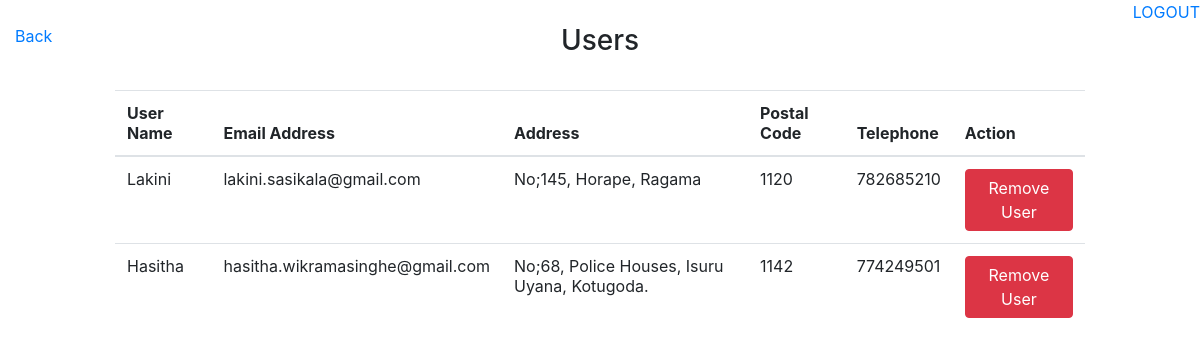
/admin/users.php, run on the app's committed database.
### tables this page shows
CREATE TABLE `users` (
  `id` int(11) NOT NULL,
  `uName` varchar(23) NOT NULL,
  `pWord` varchar(10) NOT NULL,
  `eMail` varchar(500) NOT NULL,
  `address` varchar(500) NOT NULL,
  `telephone` int(10) NOT NULL,
  `postalCode` varchar(23) NOT NULL
);

### admin/users.php (the view, shortened to what this page needs)
<html>
<head>
        <link rel="stylesheet" type="text/css" href="mainStyle.css">
        <link rel="stylesheet" type="text/css" href="css/bootstrap.css">
        <link rel="stylesheet" type="text/css" href="css/bootstrap.min.css">
        <link rel="stylesheet" type="text/css" href="https://stackpath.bootstrapcdn.com/font-awesome/4.7.0/css/font-awesome.min.css">
</head>
<body>
           <div class="logout"><a href="logout.php">LOGOUT</a></div>
    <div class="container-fluid">
        <div class="row">
           <div class="col-md-1">
           <p><a href="main.php">Back</a></p>
           </div>
           <div class="col-md-10">
           <h3 class="text-center">Users</h3>
           <br>
           <?php
           $con = new mysqli('localhost','root','','luckymobiles')or die(mysqli_error($con));
           $result = $con->query("SELECT * FROM users")or die($con->error()); ?>
               <div class="justify-content-center">
                   <table class="table">
                      <thead>
                         <tr>
                           <th>User Name</th>
                           <th>Email Address</th>
                           <th>Address</th>
                           <th>Postal Code</th>
                           <th>Telephone</th>
                           <th>Action</th>
                         </tr>
                      </thead>
                      <?php while($row = $result->fetch_array()): ?>
                         <tr>
                            <td><?php echo $row['uName'] ?></td>
                            <td><?php echo $row['eMail'] ?></td>
                            <td><?php echo $row['address'] ?></td>
                            <td><?php echo $row['postalCode'] ?></td>
                            <td><?php echo $row['telephone'] ?></td>
                            <td>
                              <a href="users.php?delete=<?php echo $row['id']?>" class="btn btn-danger">Remove User</a>
                            </td>
                         </tr>
                      <?php endwhile; ?>
                   </table>
               </div>
           </div>
           <div class="col-md-1"></div>
        </div>
    </div>
</body>
</html>

### admin/mainStyle.css (style rules this page uses)
.logout { text-align: right; }

### data on the page
users: uName "Lakini", eMail "lakini.sasikala@gmail.com", address "No;145, Horape, Ragama", postalCode "1120", telephone "782685210"
users: uName "Hasitha", eMail "hasitha.wikramasinghe@gmail.com", address "No;68, Police Houses, Isuru Uyana, Kotugoda.", postalCode "1142", telephone "774249501"
